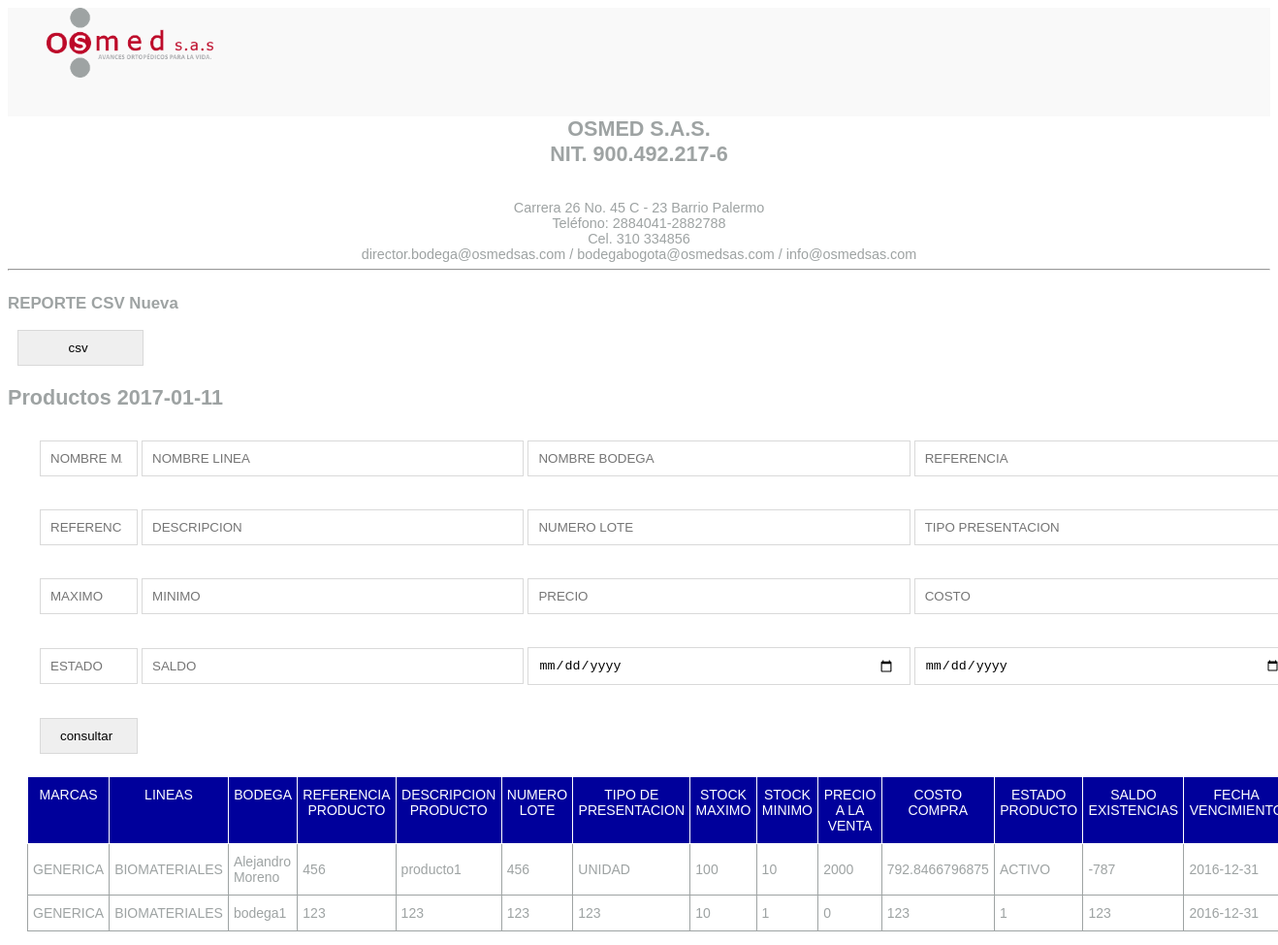
Before: /impresion/consultarproducto.php with the older database file.
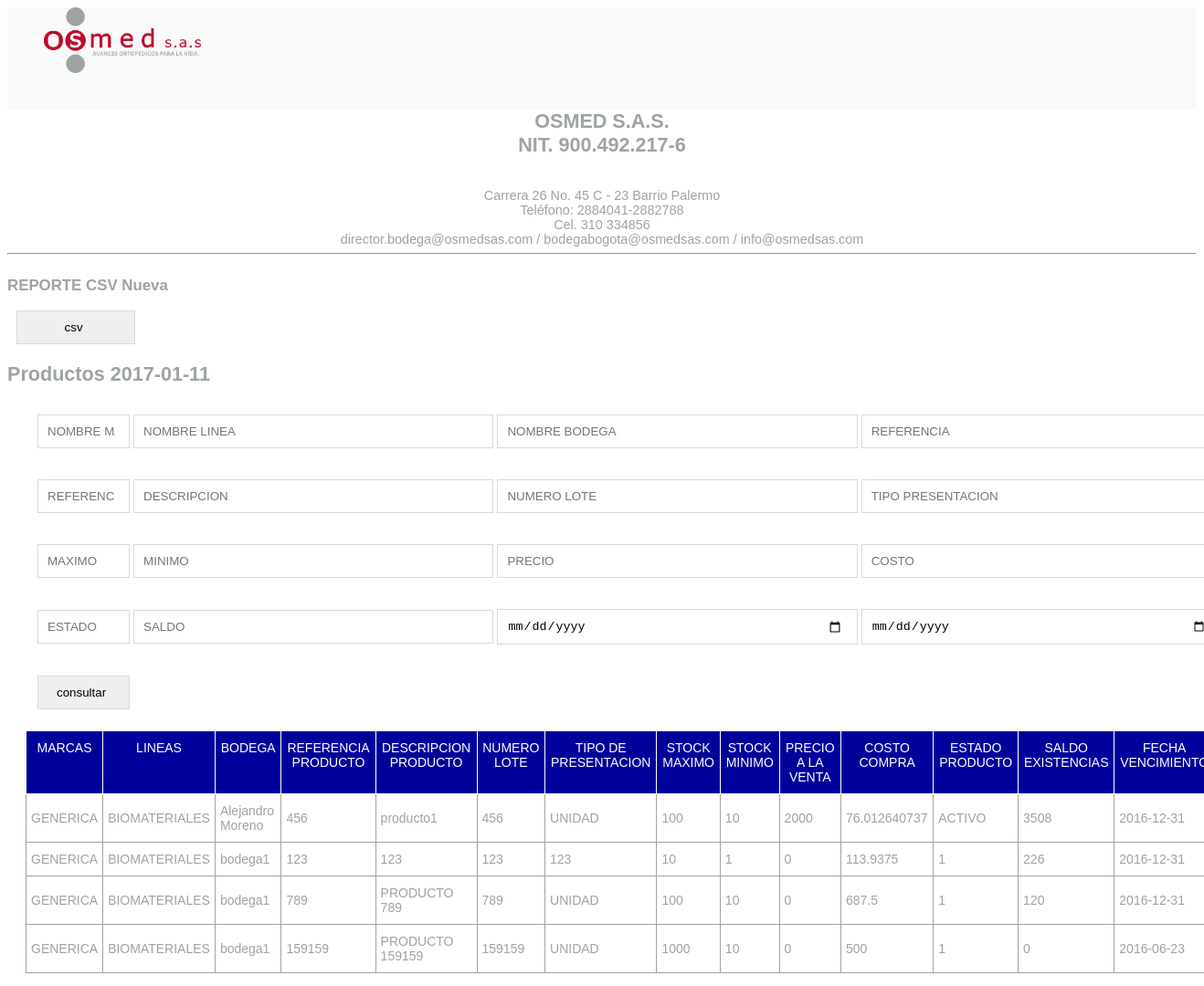
After: the same page with the newer database file.
### tables this page shows
CREATE TABLE `inventario` (
  `idinventario` int(15) NOT NULL auto_increment,
  `idbodega` int(15) NOT NULL,
  `ncedula` int(15) NOT NULL,
  `idmarcas` int(15) NOT NULL,
  `idlineas` int(15) NOT NULL,
  `referencia` varchar(15) NOT NULL,
  `descripcion` varchar(100) NOT NULL,
  `numerolote` varchar(15) NOT NULL,
  `tipopresentacion` varchar(15) NOT NULL,
  `stockminimo` int(4) NOT NULL,
  `stockmaximo` int(4) NOT NULL,
  `precio` double NOT NULL,
  `costo` double NOT NULL,
  `estado` varchar(30) NOT NULL,
  `saldo` int(15) NOT NULL,
  `fechadevencimiento` varchar(15) NOT NULL,
  `iva` int(11) NOT NULL,
  `fechamodificado` varchar(15) NOT NULL,
  PRIMARY KEY  (`idinventario`),
  KEY `ncedula` (`ncedula`),
  KEY `idmarca` (`idmarcas`),
  KEY `idlineas` (`idlineas`),
  KEY `idbodega` (`idbodega`)
);

CREATE TABLE `marcas` (
  `idmarcas` int(15) NOT NULL auto_increment,
  `idtercero` int(15) NOT NULL,
  `nombre` varchar(15) NOT NULL,
  `descripcion` varchar(100) NOT NULL,
  PRIMARY KEY  (`idmarcas`),
  KEY `idtercero` (`idtercero`)
);

CREATE TABLE `lineas` (
  `idlineas` int(15) NOT NULL auto_increment,
  `nombre` varchar(15) NOT NULL,
  `descripcion` varchar(100) NOT NULL,
  PRIMARY KEY  (`idlineas`)
);

CREATE TABLE `bodegas` (
  `idbodegas` int(40) NOT NULL,
  `nombre` varchar(20) NOT NULL,
  `direccion` varchar(30) NOT NULL,
  `descripcion` varchar(30) NOT NULL,
  PRIMARY KEY  (`idbodegas`)
);

### impresion/consultarproducto.php (the view, shortened to what this page needs)
<?php
	echo '
	<section id="encabezado">
		<div id="logo">
			<a href="../html/profile"><img src="../imagenes/logo.png"></a>
		</div>
	</section>
	<center><h2><strong>OSMED S.A.S.<br>NIT. 900.492.217-6</strong></h2><br>Carrera 26 No. 45 C - 23 Barrio Palermo<br>Teléfono: 2884041-2882788<br>Cel. 310 334856<br>director.bodega@osmedsas.com / bodegabogota@osmedsas.com / info@osmedsas.com</center><hr>
	';
$sentencia1 = '  `marcas`.`nombre` LIKE "%%"';
$sentencia2='';
$sentencia3='';
$sentencia4='';
$sentencia5='';
$sentencia6='';
$sentencia7='';
$sentencia8='';
$sentencia9='';
$sentencia10='';
$sentencia11='';
$sentencia12='';
$sentencia13='';
$sentencia14='';
?>
<section id="filtro">
	<form method="post" action="">
		<table id="t21">
		<tr>
	   	 	<td width="100px"><input type="" name="nomarcas" placeholder="NOMBRE MARCAS" value=""></td>
	    	<td><input type="" name="nlineas" placeholder="NOMBRE LINEA"></td>
	    	<td><input type="" name="nbodega" placeholder="NOMBRE BODEGA"></td>
	    	<td><input type="" name="referencia" placeholder="REFERENCIA"></td>
		</tr>
		<tr>
			<td><input type="" name="referencia" placeholder="REFERENCIA"></td>
			<td><input type="" name="descripcion" placeholder="DESCRIPCION "></td>
			<td><input type="" name="numerolote" placeholder="NUMERO LOTE"></td>
			<td><input type="" name="tipodepresentacion" placeholder="TIPO PRESENTACION"></td>
		</tr>
		<tr>
			<td><input type="" name="maximo" placeholder="MAXIMO"></td>
			<td><input type="" name="minimo" placeholder="MINIMO"></td>
			<td><input type="" name="precio" placeholder="PRECIO"></td>
			<td><input type="" name="costo" placeholder="COSTO"></td>
		</tr>
		<tr>
			<td><input type="" name="estado" placeholder="ESTADO"></td>
			<td><input type="" name="saldo" placeholder="SALDO"></td>
			<td><input type="date" name="fechadevencimiento1"></td>
			<td><input type="date" name="fechadevencimiento2"></td>
		</tr>
		<tr>
			<td><input type="submit" name="consultar" value="consultar"></td>
		</tr>
	</form>
</section>
<?php
include_once "conexion.php";
	$conexion= conexion();
	$fecha = date("Y-m-d");
	include('../html/encabezado.php');
	$sql = "SELECT `inventario`.`idinventario`, `bodegas`.`nombre` AS `tbodega`, `inventario`.`ncedula`  , `usuarios`.`nombre` AS `tnusuario` , `marcas`.`nombre` AS `tmnom`, `lineas`.`nombre` AS `tln`, `inventario`.`referencia`, `inventario`.`descripcion`, `inventario`.`numerolote`, `inventario`.`tipopresentacion`, `inventario`.`stockminimo`, `inventario`.`stockmaximo`, `inventario`.`precio`, `inventario`.`costo`, `inventario`.`estado` , `inventario`.`saldo`, `inventario`.`fechadevencimiento`, `inventario`.`iva`, `inventario`.`fechamodificado`
		FROM `inventario`
		INNER JOIN  `usuarios` ON `usuarios` .`ncedula`=`inventario`.`ncedula`
		INNER JOIN `bodegas` ON `bodegas` .`idbodegas`=`inventario`.`idbodega`
		INNER JOIN `marcas` ON `marcas` .`idmarcas`=`inventario`.`idmarcas`
		INNER JOIN `lineas` ON `lineas` .`idlineas`=`inventario`.`idlineas`
		WHERE ".$sentencia1." ".$sentencia2." ".$sentencia3." ".$sentencia4." ".$sentencia5." ".$sentencia6." ".$sentencia7." ".$sentencia8." ".$sentencia9." ".$sentencia10." ".$sentencia11." ".$sentencia12." ".$sentencia13." ".$sentencia14." ;";
	$bill_usuarios = mysqli_query($conexion,$sql) or die(mysqli_error($conexion));
echo "<h3 id='5'>REPORTE CSV Nueva</h3>
	<form method='POST' action='../descargar/descargarinventario.php'>
	<input type='hidden' name='sentencia' value='".$sql."'>
	<input type='submit' value='csv'>
	</form>
	<h2>Productos ".$fecha."</h2>";
	echo '<div id="consultaLarga">
		<table id="t21" class="tg">
		  <tr>
		    <th class="tg-g4jy">MARCAS</th>
		    <th class="tg-g4jy">LINEAS</th>
		    <th class="tg-g4jy">BODEGA</th>
		    <th class="tg-g4jy">REFERENCIA PRODUCTO</th>
		    <th class="tg-g4jy">DESCRIPCION PRODUCTO</th>
		    <th class="tg-g4jy">NUMERO LOTE</th>
		    <th class="tg-g4jy">TIPO DE PRESENTACION</th>
		    <th class="tg-g4jy">STOCK MAXIMO</th>
		    <th class="tg-g4jy">STOCK MINIMO</th>
		    <th class="tg-g4jy">PRECIO A LA VENTA</th>
		    <th class="tg-g4jy">COSTO COMPRA</th>
		    <th class="tg-g4jy">ESTADO PRODUCTO</th>
		    <th class="tg-g4jy">SALDO EXISTENCIAS</th>
			<th class="tg-g4jy">FECHA VENCIMIENTO</th>
		    </tr>';
	while ($row = $bill_usuarios->fetch_assoc()) {
		echo '<tr class="selected">
		    <td class="tg-iacq">'.$row['tmnom'].'</td>
		    <td class="tg-iacq">'.$row['tln'].'</td>
		    <td class="tg-iacq">'.$row['tbodega'].'</td>
		    <td class="tg-iacq">'.$row['referencia'].'</td>
		    <td class="tg-iacq">'.$row['descripcion'].'</td>
		    <td class="tg-iacq">'.$row['numerolote'].'</td>
		    <td class="tg-iacq">'.$row['tipopresentacion'].'</td>
		    <td class="tg-iacq">'.$row['stockmaximo'].'</td>
		    <td class="tg-iacq">'.$row['stockminimo'].'</td>
		    <td class="tg-iacq">'.$row['precio'].'</td>
		    <td class="tg-iacq">'.$row['costo'].'</td>
		    <td class="tg-iacq">'.$row['estado'].'</td>
		    <td class="tg-iacq">'.$row['saldo'].'</td>
		    <td class="tg-iacq">'.$row['fechadevencimiento'].'</td>
		    </tr>';
	}
	echo '</table></div>';
	?>

### impresion/conexion.php (shortened to what this page needs)
<!DOCTYPE html PUBLIC "-//W3C//DTD XHTML 1.0 Transitional//EN" "http://www.w3.org/TR/xhtml1/DTD/xhtml1-transitional.dtd">
<html xmlns="http://www.w3.org/1999/xhtml">
<head>
</head>
<body>
</body>
</html>

### html/encabezado.php (shortened to what this page needs)
<link rel="stylesheet" href="../style/style.css">
<link rel="stylesheet" href="style/style.css">

### style/style.css (style rules this page uses)
body { font-family: sans-serif; color: #9EA3A3; font-size: 90%; }
section { float: left; width: 100%; }
input,select,textarea { outline: none; display: block; width: 98%; border: 1px solid #d9d9d9; margin: 10px 10px 20px; padding: 10px 15px 10px 10px; }
table { position: relative; left: 20px; width: 98%; }
#encabezado { width: 100%; background-color: #F9F9F9; }
#encabezado img { width: 15%; padding-left: 40px; padding-bottom: 40px; }
a { text-decoration: none; color: #F9F9F9; }

### impresion/consultarproducto.php (style rules this page uses)
#t21 { width: 100%; }
#t21 input { width: 100%; }
.tg { border-collapse:collapse;border-spacing:0; }
.tg td { font-family:Arial, sans-serif;font-size:14px;padding:10px 5px;border-style:solid;border-width:1px;overflow:hidden;word-break:normal; }
.tg th { font-family:Arial, sans-serif;font-size:14px;font-weight:normal;padding:10px 5px;border-style:solid;border-width:1px;overflow:hidden;word-break:normal; }
.tg .tg-g4jy { background:#00009b;color:white;vertical-align:top }
input,select { outline: none;display: block;width: 10%;border: 1px solid #d9d9d9;margin: 10px 10px 20px;padding: 10px 15px 10px 10px; }

Changed rows visible on the page:
changed inventario "producto1": costo "792.8466796875" → "76.012640737"; saldo "-787" → "3508"
changed inventario (number 2 of 4 on the later page): costo "123" → "113.9375"; saldo "123" → "226"
added inventario: idmarcas.nombre "GENERICA", idlineas.nombre "BIOMATERIALES", idbodega.nombre "bodega1", referencia "789", descripcion "PRODUCTO 789", numerolote "789", tipopresentacion "UNIDAD", stockmaximo "100", stockminimo "10", precio "0", costo "687.5", estado "1", saldo "120", fechadevencimiento "2016-12-31"
added inventario: idmarcas.nombre "GENERICA", idlineas.nombre "BIOMATERIALES", idbodega.nombre "bodega1", referencia "159159", descripcion "PRODUCTO 159159", numerolote "159159", tipopresentacion "UNIDAD", stockmaximo "1000", stockminimo "10", precio "0", costo "500", estado "1", saldo "0", fechadevencimiento "2016-06-23"
